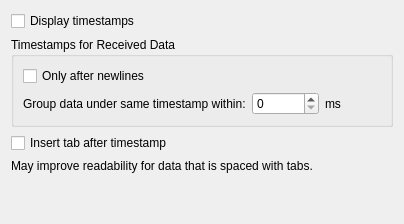
              <widget class="QWidget" name="tab_timestamps">
               <attribute name="title">
                <string>Timestamps</string>
               </attribute>
               <layout class="QVBoxLayout" name="verticalLayout_17">
                <item>
                 <widget class="QCheckBox" name="checkBox_timestamps_enable">
                  <property name="text">
                   <string>Display timestamps</string>
                  </property>
                 </widget>
                </item>
                <item>
                 <widget class="QGroupBox" name="groupBox_3">
                  <property name="minimumSize">
                   <size>
                    <width>0</width>
                    <height>0</height>
                   </size>
                  </property>
                  <property name="title">
                   <string>Timestamps for Received Data</string>
                  </property>
                  <layout class="QVBoxLayout" name="verticalLayout_13">
                   <item>
                    <layout class="QHBoxLayout" name="horizontalLayout_8">
                     <property name="spacing">
                      <number>20</number>
                     </property>
                     <item>
                      <widget class="QCheckBox" name="checkBox_timestamps_after_newline">
                       <property name="text">
                        <string>Only after newlines</string>
                       </property>
                      </widget>
                     </item>
                     <item>
                      <spacer name="horizontalSpacer_17">
                       <property name="orientation">
                        <enum>Qt::Horizontal</enum>
                       </property>
                       <property name="sizeHint" stdset="0">
                        <size>
                         <width>40</width>
                         <height>20</height>
                        </size>
                       </property>
                      </spacer>
                     </item>
                    </layout>
                   </item>
                   <item>
                    <layout class="QHBoxLayout" name="horizontalLayout_13">
                     <item>
                      <widget class="QLabel" name="label_12">
                       <property name="text">
                        <string>Group data under same timestamp within:</string>
                       </property>
                      </widget>
                     </item>
                     <item>
                      <widget class="QSpinBox" name="spinBox_timestamps_time_ms">
                       <property name="maximum">
                        <number>1440000</number>
                       </property>
                      </widget>
                     </item>
                     <item>
                      <widget class="QLabel" name="label_13">
                       <property name="text">
                        <string>ms</string>
                       </property>
                      </widget>
                     </item>
                     <item>
                      <spacer name="horizontalSpacer_13">
                       <property name="orientation">
                        <enum>Qt::Horizontal</enum>
                       </property>
                       <property name="sizeHint" stdset="0">
                        <size>
                         <width>40</width>
                         <height>20</height>
                        </size>
                       </property>
                      </spacer>
                     </item>
                    </layout>
                   </item>
                  </layout>
                 </widget>
                </item>
                <item>
                 <widget class="QCheckBox" name="checkBox_timestamps_addTabAfterTimestamp">
                  <property name="text">
                   <string>Insert tab after timestamp</string>
                  </property>
                 </widget>
                </item>
                <item>
                 <widget class="QLabel" name="label_32">
                  <property name="text">
                   <string>May improve readability for data that is spaced with tabs.</string>
                  </property>
                  <property name="wordWrap">
                   <bool>false</bool>
                  </property>
                 </widget>
                </item>
                <item>
                 <spacer name="verticalSpacer_14">
                  <property name="orientation">
                   <enum>Qt::Vertical</enum>
                  </property>
                  <property name="sizeHint" stdset="0">
                   <size>
                    <width>20</width>
                    <height>40</height>
                   </size>
                  </property>
                 </spacer>
                </item>
               </layout>
              </widget>
